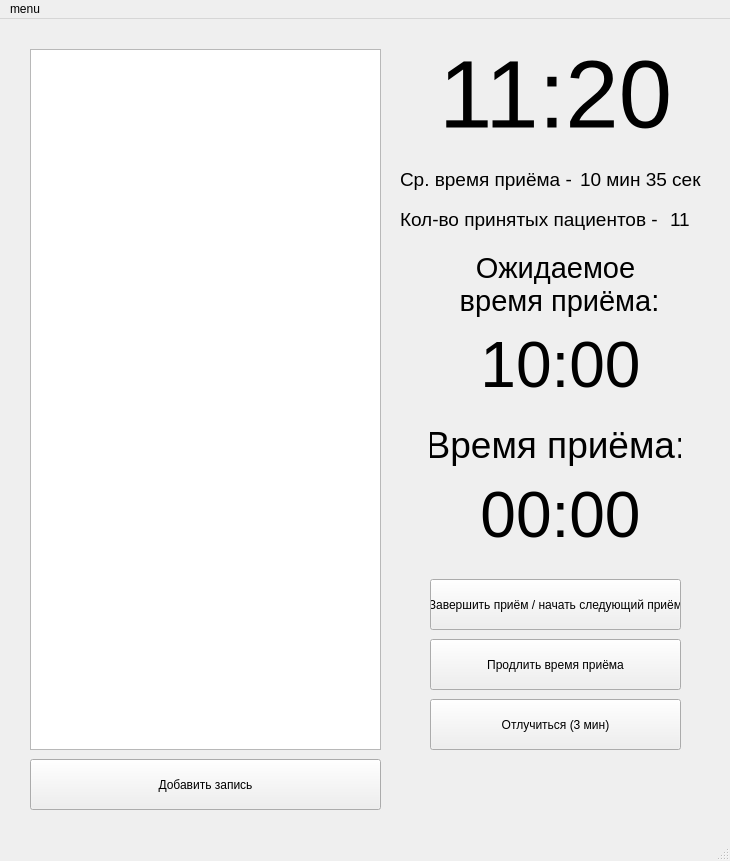
<?xml version="1.0" encoding="UTF-8"?>
<ui version="4.0">
 <class>Doctor_main</class>
 <widget class="QMainWindow" name="Doctor_main">
  <property name="geometry">
   <rect>
    <x>0</x>
    <y>0</y>
    <width>730</width>
    <height>861</height>
   </rect>
  </property>
  <property name="windowTitle">
   <string>Doctor</string>
  </property>
  <widget class="QWidget" name="centralwidget">
   <widget class="QLabel" name="label_clock">
    <property name="geometry">
     <rect>
      <x>430</x>
      <y>30</y>
      <width>251</width>
      <height>91</height>
     </rect>
    </property>
    <property name="font">
     <font>
      <pointsize>72</pointsize>
     </font>
    </property>
    <property name="text">
     <string>11:20</string>
    </property>
    <property name="alignment">
     <set>Qt::AlignCenter</set>
    </property>
   </widget>
   <widget class="QLabel" name="label_tag_timer_app">
    <property name="geometry">
     <rect>
      <x>430</x>
      <y>380</y>
      <width>251</width>
      <height>91</height>
     </rect>
    </property>
    <property name="font">
     <font>
      <pointsize>28</pointsize>
     </font>
    </property>
    <property name="text">
     <string>Время приёма:</string>
    </property>
    <property name="alignment">
     <set>Qt::AlignCenter</set>
    </property>
   </widget>
   <widget class="QLabel" name="label_timer_app">
    <property name="geometry">
     <rect>
      <x>470</x>
      <y>450</y>
      <width>181</width>
      <height>91</height>
     </rect>
    </property>
    <property name="font">
     <font>
      <pointsize>48</pointsize>
     </font>
    </property>
    <property name="text">
     <string>00:00</string>
    </property>
    <property name="alignment">
     <set>Qt::AlignCenter</set>
    </property>
   </widget>
   <widget class="QLabel" name="label_tag_mid_time">
    <property name="geometry">
     <rect>
      <x>400</x>
      <y>140</y>
      <width>181</width>
      <height>41</height>
     </rect>
    </property>
    <property name="font">
     <font>
      <pointsize>14</pointsize>
     </font>
    </property>
    <property name="text">
     <string>Ср. время приёма - </string>
    </property>
   </widget>
   <widget class="QLabel" name="label_tag_patients_num">
    <property name="geometry">
     <rect>
      <x>400</x>
      <y>180</y>
      <width>271</width>
      <height>41</height>
     </rect>
    </property>
    <property name="font">
     <font>
      <pointsize>14</pointsize>
     </font>
    </property>
    <property name="text">
     <string>Кол-во принятых пациентов -</string>
    </property>
   </widget>
   <widget class="QLabel" name="label_mid_time">
    <property name="geometry">
     <rect>
      <x>580</x>
      <y>140</y>
      <width>131</width>
      <height>41</height>
     </rect>
    </property>
    <property name="font">
     <font>
      <pointsize>14</pointsize>
     </font>
    </property>
    <property name="text">
     <string>10 мин 35 сек</string>
    </property>
   </widget>
   <widget class="QLabel" name="label_patients_num">
    <property name="geometry">
     <rect>
      <x>670</x>
      <y>180</y>
      <width>31</width>
      <height>41</height>
     </rect>
    </property>
    <property name="font">
     <font>
      <pointsize>14</pointsize>
     </font>
    </property>
    <property name="text">
     <string>11</string>
    </property>
   </widget>
   <widget class="QPushButton" name="button_start_finish">
    <property name="geometry">
     <rect>
      <x>430</x>
      <y>560</y>
      <width>251</width>
      <height>51</height>
     </rect>
    </property>
    <property name="text">
     <string>Завершить приём / начать следующий приём</string>
    </property>
   </widget>
   <widget class="QPushButton" name="button_extend_app">
    <property name="geometry">
     <rect>
      <x>430</x>
      <y>620</y>
      <width>251</width>
      <height>51</height>
     </rect>
    </property>
    <property name="text">
     <string>Продлить время приёма</string>
    </property>
   </widget>
   <widget class="QPushButton" name="button_leave">
    <property name="geometry">
     <rect>
      <x>430</x>
      <y>680</y>
      <width>251</width>
      <height>51</height>
     </rect>
    </property>
    <property name="text">
     <string>Отлучиться (3 мин)</string>
    </property>
   </widget>
   <widget class="QLabel" name="label_expected_timer">
    <property name="geometry">
     <rect>
      <x>470</x>
      <y>300</y>
      <width>181</width>
      <height>91</height>
     </rect>
    </property>
    <property name="font">
     <font>
      <pointsize>48</pointsize>
     </font>
    </property>
    <property name="text">
     <string>10:00</string>
    </property>
    <property name="alignment">
     <set>Qt::AlignCenter</set>
    </property>
   </widget>
   <widget class="QLabel" name="label_tag_expected_time">
    <property name="geometry">
     <rect>
      <x>450</x>
      <y>220</y>
      <width>211</width>
      <height>91</height>
     </rect>
    </property>
    <property name="font">
     <font>
      <pointsize>22</pointsize>
     </font>
    </property>
    <property name="text">
     <string>Ожидаемое 
 время приёма:</string>
    </property>
    <property name="alignment">
     <set>Qt::AlignCenter</set>
    </property>
   </widget>
   <widget class="QPushButton" name="button_make_app">
    <property name="geometry">
     <rect>
      <x>30</x>
      <y>740</y>
      <width>351</width>
      <height>51</height>
     </rect>
    </property>
    <property name="text">
     <string>Добавить запись</string>
    </property>
   </widget>
   <widget class="QTableWidget" name="table_widget">
    <property name="geometry">
     <rect>
      <x>30</x>
      <y>30</y>
      <width>351</width>
      <height>701</height>
     </rect>
    </property>
   </widget>
  </widget>
  <widget class="QMenuBar" name="menubar">
   <property name="geometry">
    <rect>
     <x>0</x>
     <y>0</y>
     <width>730</width>
     <height>20</height>
    </rect>
   </property>
   <widget class="QMenu" name="menumenu">
    <property name="title">
     <string>menu</string>
    </property>
   </widget>
   <addaction name="menumenu"/>
  </widget>
  <widget class="QStatusBar" name="statusbar"/>
 </widget>
 <resources/>
 <connections/>
</ui>
